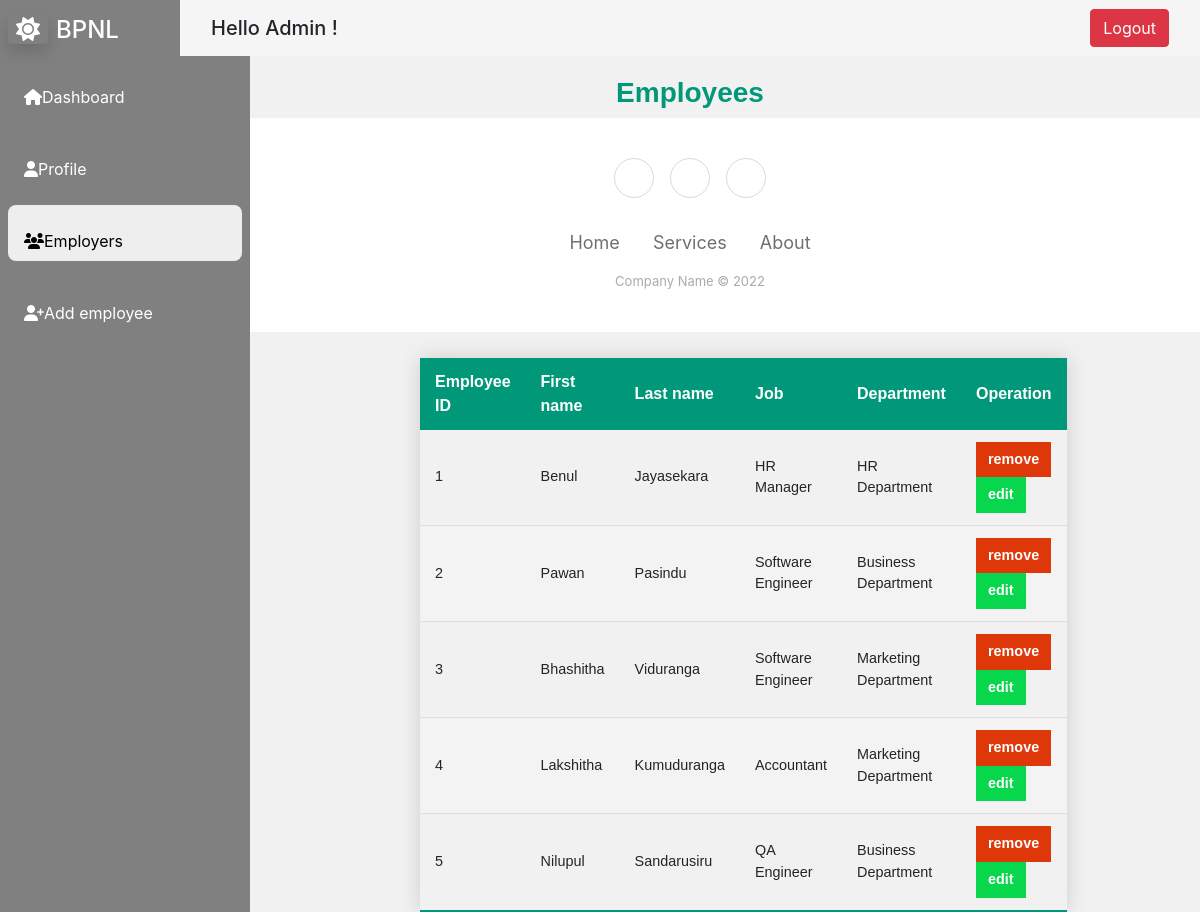
Page /include/interfaces/admin_employers.php (signed in) on the committed database.
### tables this page shows
CREATE TABLE `employment` (
  `emp_id` smallint(6) NOT NULL,
  `job_id` smallint(6) NOT NULL,
  `status_id` smallint(6) NOT NULL,
  `branch_id` smallint(6) NOT NULL,
  `pay_grade_id` smallint(6) NOT NULL,
  `dept_name` varchar(20) NOT NULL
);

CREATE TABLE `employee_details` (
  `emp_id` smallint(6) NOT NULL,
  `first_name` varchar(40) NOT NULL,
  `last_name` varchar(40) DEFAULT NULL,
  `gender` varchar(6) NOT NULL,
  `contact_number` varchar(30) NOT NULL,
  `email` varchar(50) DEFAULT NULL,
  `city` varchar(20) DEFAULT NULL,
  `birthday` date NOT NULL,
  `marital_status` varchar(10) DEFAULT NULL
);

CREATE TABLE `job` (
  `job_id` smallint(6) NOT NULL,
  `job_title` varchar(20) NOT NULL
);

### include/interfaces/admin_employers.php (the view, shortened to what this page needs)
<?php include_once "../connection.php";
?>
<!DOCTYPE html>
<html lang="en">
<head>
    <link rel="stylesheet" href="../../css/empdash1.css">
    <link rel="stylesheet" href="../../css/emp_table.css">
    <link href="https://cdn.jsdelivr.net/npm/bootstrap@5.2.3/dist/css/bootstrap.min.css" rel="stylesheet">
</head>
<body>
<div class="bigbox">
    <div class="main-container d-flex leftside">
        <div class="main-container d-flex leftside ">
            <div class = "sidebar" id="side_nav">
                <div class="header-box px-2 pt-3 pb-4">
                    <h1 class="fs-4"><span class="gb-white text-white rounded shadow px-2 me-2"><i class="fa-sharp fa-solid fa-sun"></i></span><span class="text-white">BPNL</span></h1>
                </div>
                <div>
                    <ul class="list-unstyled px-2">
                        <li class=""><a href ="admin.php" class="text-decoration-none px-3 py-2 d-block"><i class="fas fa-home"></i>Dashboard</li>
                        <li class=""><a href ="admin_profile.php" class="text-decoration-none px-3 py-2 d-block"><i class="fa-solid fa-user"></i>Profile</li>
                        <li class="active"><a href ="admin_employers.php" class="text-decoration-none px-3 py-2 d-block"><i class="fas fa-users"></i>Employers</li>
                        <li class=""><a href ="admin_create_or_add.php" class="text-decoration-none px-3 py-2 d-block"><i class="fa-solid fa-user-plus"></i>Add employee</li>
                    </ul>
                    <ul class="list-unstyle px-2">
                        <li class=""><a href="#" class="text-decoration-none px-3 py-2 d-block"></a></li>
                    </ul>
                </div>
            </div>
        </div>
    </div>
    <div class="rightside">
    <?php require_once("../navibar.php") ?>
        <div>
            <h3 id="emphead">Employees</h3>
        </div>
        <?php
            $empquary1="SELECT ed.emp_id, ed.first_name, ed.last_name, j.job_title, e.dept_name FROM employment e RIGHT OUTER JOIN employee_details ed ON ed.emp_id = e.emp_id LEFT OUTER JOIN job j ON e.job_id = j.job_id WHERE ed.emp_id != 0;";
            $emp_result1=mysqli_query($connection,$empquary1);
            echo "
            <table id='empt'>
                <thead>
                    <tr>
                        <th>Employee ID</th>
                        <th>First name</th>
                        <th>Last name</th>
                        <th>Job</th>
                        <th>Department</th>
                        <th>Operation</th>
                    </tr>
                </thead>
                <tbody>";
                while($row = mysqli_fetch_assoc($emp_result1))
                {
                echo "
                <tr>
                    <td>".$row['emp_id']."</td>
                    <td>".$row['first_name']." </td>
                    <td>".$row['last_name']." </td>
                    <td>".$row['job_title']."</td>
                    <td>".$row['dept_name']."</td>
                    <td>
                        <a href='admin_employers.php?id=".$row['emp_id']."' class='rv_btn'> remove </a>
                        <a href='admin_updateEmployee.php?id=".$row['emp_id']."' class='ed_btn'> edit </a>
                    </td>
                </tr>
                ";
                }
                echo "
                </tbody>
            </table>";
        ?>
        <?php require_once("../footer.php") ?>
    </div>
</div>
</body>
</html>

### include/navibar.php
<nav class="navbar bg-body-tertiary">
  <div class="container-fluid">
    <span class="navbar-brand mb-0 h1">Hello <?php echo $_SESSION['user_name']; ?> !</span>
    <a href="../../index.php" class="btn btn-danger">Logout</a>
  </div>
</nav>

### include/footer.php (shortened to what this page needs)
<!DOCTYPE html>
<html>
<head>
    <link rel="stylesheet" href="https://cdnjs.cloudflare.com/ajax/libs/twitter-bootstrap/4.1.3/css/bootstrap.min.css">
    <link rel="stylesheet" href="https://cdnjs.cloudflare.com/ajax/libs/ionicons/2.0.1/css/ionicons.min.css">
    <link rel="stylesheet" href="assets/css/style.css">
</head>
<body>
    <div class="footer-basic">
        <footer>
            <div class="social"><a href="#"><i class="icon ion-social-instagram"></i></a><a href="#"><i class="icon ion-social-twitter"></i></a><a href="#"><i class="icon ion-social-facebook"></i></a></div>
            <ul class="list-inline">
                <li class="list-inline-item"><a href="#">Home</a></li>
                <li class="list-inline-item"><a href="#">Services</a></li>
                <li class="list-inline-item"><a href="#">About</a></li>
            </ul>
            <p class="copyright">Company Name © 2022</p>
        </footer>
    </div>
</body>
</html>

### css/empdash1.css (style rules this page uses)
body { background-color: #f1f1f1; }
#side_nav { background:#808080; min-width: 100%; max-width: 100%; }
.sidebar li.active { backgrounD: #eee; border-radius:8px; }
.sidebar li.active a, .sidebar li.action a:hover { color:#000; }
.sidebar li a { color:#fff; }
.bigbox { display: flex; width: 100%; }
.navbar { background-color: whitesmoke; }
.leftside { width: 15%; height: 100%; position: fixed; }
.rightside { width: 100%; height: 100%; padding-left: 15%; }

### css/emp_table.css (style rules this page uses)
#empt { position:absolute; border-collapse: collapse; margin: 20%; font-family: sans-serif; box-shadow: 0 0 20px rgba(0, 0, 0, 0.15); }
#empt thead tr { background-color: #009879; color: #ffffff; text-align: left; }
#empt th { padding: 12px 15px; font-size: 1; }
#empt td { font-size: 0.9em; padding: 12px 15px; }
td:nth-child(1) { width: 120px; }
td:nth-child(2) { width: 140px; }
td:nth-child(3) { width: 140px; }
td:nth-child(4) { width: 180px; }
td:nth-child(5) { width: 200px; }
#empt tbody tr { border-bottom: 1px solid #dddddd; }
#empt tbody tr:nth-of-type(even) { background-color: #f3f3f3; }
#empt tbody tr:last-of-type { border-bottom: 2px solid #009879; }
#emphead { font-family: sans-serif; text-align: center; font-weight: bolder; padding-top: 20px; color: #009879; }
.rv_btn:link, .rv_btn:visited { background-color: rgb(222, 56, 10); border: 2px solid rgb(222, 56, 10); color: rgb(255, 255, 255); font-weight: bold; padding: 5px 10px; text-align: center; text-decoration: none; display: inline-block; }
.ed_btn:link, .ed_btn:visited { background-color: rgb(8, 214, 77); border: 2px solid rgb(8, 214, 77); color: rgb(255, 255, 255); font-weight: bold; padding: 5px 10px; text-align: center; text-decoration: none; display: inline-block; }

### css/style.css (style rules this page uses)
body { background-color: #f1f1f1; }
#side_nav { background:#808080; min-width: 250px; max-width: 250px; }
.sidebar li.active { backgrounD: #eee; border-radius:8px; }
.sidebar li.active a, .sidebar li.action a:hover { color:#000; }
.sidebar li a { color:#fff; }
.bigbox { display: flex; }

### include/footer.php (style rules this page uses)
.footer-basic { padding:40px 0; background-color:#ffffff; color:#4b4c4d; }
.footer-basic ul { padding:0; list-style:none; text-align:center; font-size:18px; line-height:1.6; margin-bottom:0; }
.footer-basic li { padding:0 10px; }
.footer-basic ul a { color:inherit; text-decoration:none; opacity:0.8; }
.footer-basic .social { text-align:center; padding-bottom:25px; }
.footer-basic .social > a { font-size:24px; width:40px; height:40px; line-height:40px; display:inline-block; text-align:center; border-radius:50%; border:1px solid #ccc; margin:0 8px; color:inherit; opacity:0.75; }
.footer-basic .copyright { margin-top:15px; text-align:center; font-size:13px; color:#aaa; margin-bottom:0; }

### rows in the picture
employment: emp_id.emp_id "1", emp_id.first_name "Benul", emp_id.last_name "Jayasekara", job.job_title "HR Manager", dept_name "HR Department"
employment: emp_id.emp_id "2", emp_id.first_name "Pawan", emp_id.last_name "Pasindu", job.job_title "Software Engineer", dept_name "Business Department"
employment: emp_id.emp_id "3", emp_id.first_name "Bhashitha", emp_id.last_name "Viduranga", job.job_title "Software Engineer", dept_name "Marketing Department"
employment: emp_id.emp_id "4", emp_id.first_name "Lakshitha", emp_id.last_name "Kumuduranga", job.job_title "Accountant", dept_name "Marketing Department"
employment: emp_id.emp_id "5", emp_id.first_name "Nilupul", emp_id.last_name "Sandarusiru", job.job_title "QA Engineer", dept_name "Business Department"

### other values in the picture
$_SESSION['user_name'] "Admin"
